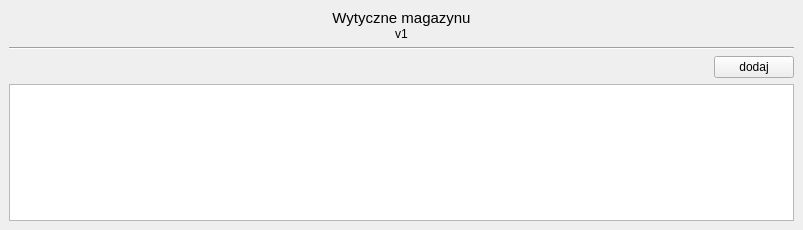
<?xml version="1.0" encoding="UTF-8"?>
<ui version="4.0">
 <class>Form</class>
 <widget class="QWidget" name="Form">
  <property name="geometry">
   <rect>
    <x>0</x>
    <y>0</y>
    <width>803</width>
    <height>230</height>
   </rect>
  </property>
  <property name="windowTitle">
   <string>Form</string>
  </property>
  <layout class="QGridLayout" name="gridLayout">
   <property name="leftMargin">
    <number>0</number>
   </property>
   <property name="topMargin">
    <number>0</number>
   </property>
   <property name="rightMargin">
    <number>0</number>
   </property>
   <property name="bottomMargin">
    <number>0</number>
   </property>
   <property name="spacing">
    <number>0</number>
   </property>
   <item row="0" column="0">
    <widget class="QWidget" name="widget" native="true">
     <layout class="QVBoxLayout" name="verticalLayout_3">
      <item>
       <widget class="QWidget" name="widget_2" native="true">
        <layout class="QVBoxLayout" name="verticalLayout">
         <property name="spacing">
          <number>0</number>
         </property>
         <property name="leftMargin">
          <number>0</number>
         </property>
         <property name="topMargin">
          <number>0</number>
         </property>
         <property name="rightMargin">
          <number>0</number>
         </property>
         <property name="bottomMargin">
          <number>0</number>
         </property>
         <item>
          <widget class="QLabel" name="label">
           <property name="font">
            <font>
             <pointsize>11</pointsize>
            </font>
           </property>
           <property name="text">
            <string>Wytyczne magazynu</string>
           </property>
           <property name="alignment">
            <set>Qt::AlignCenter</set>
           </property>
          </widget>
         </item>
         <item>
          <widget class="QLabel" name="label_2">
           <property name="text">
            <string>v1</string>
           </property>
           <property name="alignment">
            <set>Qt::AlignCenter</set>
           </property>
          </widget>
         </item>
        </layout>
       </widget>
      </item>
      <item>
       <widget class="Line" name="line">
        <property name="orientation">
         <enum>Qt::Horizontal</enum>
        </property>
       </widget>
      </item>
      <item>
       <widget class="QWidget" name="widget_3" native="true">
        <layout class="QHBoxLayout" name="horizontalLayout">
         <property name="spacing">
          <number>0</number>
         </property>
         <property name="leftMargin">
          <number>0</number>
         </property>
         <property name="topMargin">
          <number>0</number>
         </property>
         <property name="rightMargin">
          <number>0</number>
         </property>
         <property name="bottomMargin">
          <number>0</number>
         </property>
         <item>
          <spacer name="horizontalSpacer">
           <property name="orientation">
            <enum>Qt::Horizontal</enum>
           </property>
           <property name="sizeHint" stdset="0">
            <size>
             <width>204</width>
             <height>20</height>
            </size>
           </property>
          </spacer>
         </item>
         <item>
          <widget class="QPushButton" name="btn_zapisz">
           <property name="text">
            <string>dodaj</string>
           </property>
          </widget>
         </item>
        </layout>
       </widget>
      </item>
      <item>
       <widget class="QTableWidget" name="tab_dane"/>
      </item>
     </layout>
    </widget>
   </item>
  </layout>
 </widget>
 <resources/>
 <connections/>
</ui>
